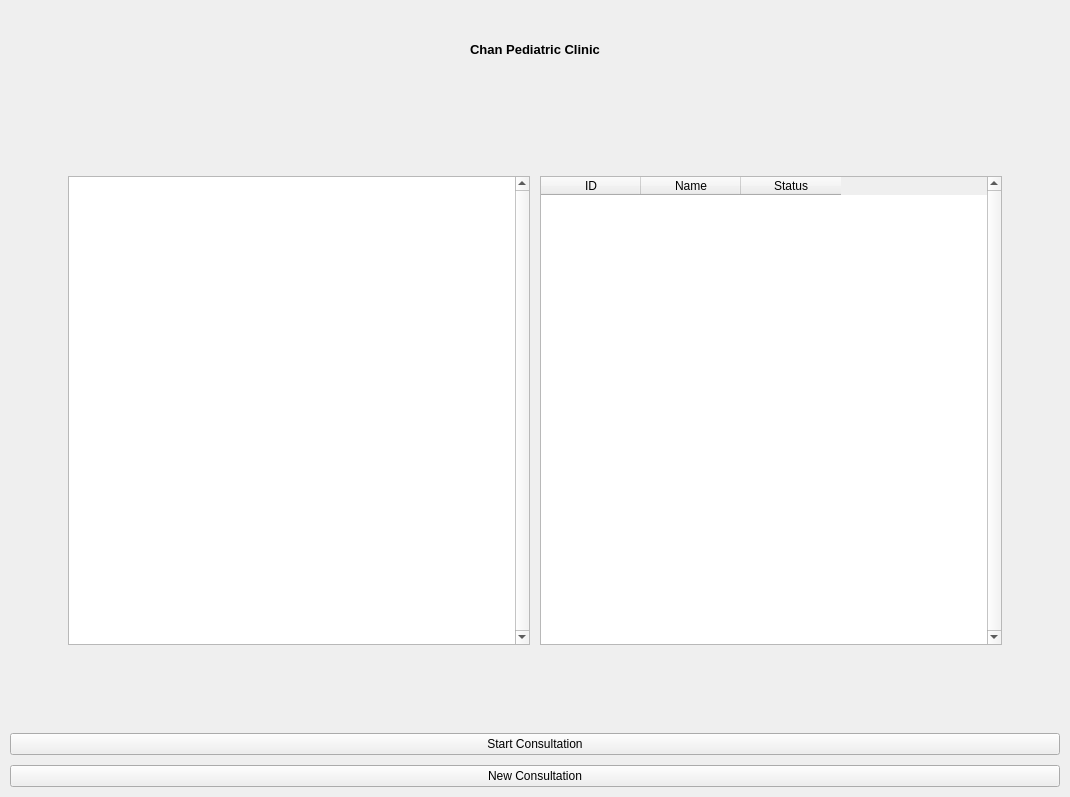
<?xml version="1.0" encoding="UTF-8"?>
<ui version="4.0">
 <class>Dashboard</class>
 <widget class="QWidget" name="Dashboard">
  <property name="geometry">
   <rect>
    <x>0</x>
    <y>0</y>
    <width>1070</width>
    <height>797</height>
   </rect>
  </property>
  <property name="windowTitle">
   <string/>
  </property>
  <layout class="QVBoxLayout" name="verticalLayout" stretch="1,1,6,1,0,1">
   <property name="spacing">
    <number>10</number>
   </property>
   <property name="leftMargin">
    <number>10</number>
   </property>
   <property name="topMargin">
    <number>10</number>
   </property>
   <property name="rightMargin">
    <number>10</number>
   </property>
   <property name="bottomMargin">
    <number>10</number>
   </property>
   <item>
    <widget class="QLabel" name="lbl_store_name">
     <property name="font">
      <font>
       <pointsize>10</pointsize>
       <weight>75</weight>
       <bold>true</bold>
      </font>
     </property>
     <property name="text">
      <string>Chan Pediatric Clinic</string>
     </property>
     <property name="alignment">
      <set>Qt::AlignCenter</set>
     </property>
    </widget>
   </item>
   <item>
    <spacer name="verticalSpacer">
     <property name="orientation">
      <enum>Qt::Vertical</enum>
     </property>
     <property name="sizeHint" stdset="0">
      <size>
       <width>20</width>
       <height>76</height>
      </size>
     </property>
    </spacer>
   </item>
   <item>
    <layout class="QHBoxLayout" name="horizontalLayout" stretch="1,8,8,1">
     <property name="spacing">
      <number>10</number>
     </property>
     <item>
      <spacer name="horizontalSpacer">
       <property name="orientation">
        <enum>Qt::Horizontal</enum>
       </property>
       <property name="sizeHint" stdset="0">
        <size>
         <width>40</width>
         <height>20</height>
        </size>
       </property>
      </spacer>
     </item>
     <item>
      <widget class="QTreeWidget" name="trwdgt_dashboard">
       <property name="font">
        <font>
         <family>Verdana</family>
         <pointsize>12</pointsize>
        </font>
       </property>
       <property name="frameShadow">
        <enum>QFrame::Plain</enum>
       </property>
       <property name="verticalScrollBarPolicy">
        <enum>Qt::ScrollBarAlwaysOn</enum>
       </property>
       <property name="editTriggers">
        <set>QAbstractItemView::NoEditTriggers</set>
       </property>
       <property name="alternatingRowColors">
        <bool>false</bool>
       </property>
       <property name="headerHidden">
        <bool>true</bool>
       </property>
       <property name="expandsOnDoubleClick">
        <bool>false</bool>
       </property>
       <property name="columnCount">
        <number>2</number>
       </property>
       <column>
        <property name="text">
         <string notr="true">1</string>
        </property>
       </column>
       <column>
        <property name="text">
         <string notr="true">2</string>
        </property>
       </column>
      </widget>
     </item>
     <item>
      <widget class="QTableWidget" name="tblwdgt_dashboard">
       <property name="verticalScrollBarPolicy">
        <enum>Qt::ScrollBarAlwaysOn</enum>
       </property>
       <property name="editTriggers">
        <set>QAbstractItemView::NoEditTriggers</set>
       </property>
       <property name="alternatingRowColors">
        <bool>true</bool>
       </property>
       <property name="selectionMode">
        <enum>QAbstractItemView::SingleSelection</enum>
       </property>
       <property name="selectionBehavior">
        <enum>QAbstractItemView::SelectRows</enum>
       </property>
       <property name="cornerButtonEnabled">
        <bool>false</bool>
       </property>
       <attribute name="horizontalHeaderHighlightSections">
        <bool>false</bool>
       </attribute>
       <attribute name="verticalHeaderVisible">
        <bool>false</bool>
       </attribute>
       <column>
        <property name="text">
         <string>ID</string>
        </property>
       </column>
       <column>
        <property name="text">
         <string>Name</string>
        </property>
       </column>
       <column>
        <property name="text">
         <string>Status</string>
        </property>
       </column>
      </widget>
     </item>
     <item>
      <spacer name="horizontalSpacer_2">
       <property name="orientation">
        <enum>Qt::Horizontal</enum>
       </property>
       <property name="sizeHint" stdset="0">
        <size>
         <width>40</width>
         <height>20</height>
        </size>
       </property>
      </spacer>
     </item>
    </layout>
   </item>
   <item>
    <spacer name="verticalSpacer_2">
     <property name="orientation">
      <enum>Qt::Vertical</enum>
     </property>
     <property name="sizeHint" stdset="0">
      <size>
       <width>20</width>
       <height>76</height>
      </size>
     </property>
    </spacer>
   </item>
   <item>
    <widget class="QPushButton" name="pshbtn_start_consultation">
     <property name="cursor">
      <cursorShape>PointingHandCursor</cursorShape>
     </property>
     <property name="text">
      <string>Start Consultation</string>
     </property>
    </widget>
   </item>
   <item>
    <widget class="QPushButton" name="pshbtn_new_consultation">
     <property name="cursor">
      <cursorShape>PointingHandCursor</cursorShape>
     </property>
     <property name="text">
      <string>New Consultation</string>
     </property>
    </widget>
   </item>
  </layout>
 </widget>
 <resources/>
 <connections/>
</ui>
